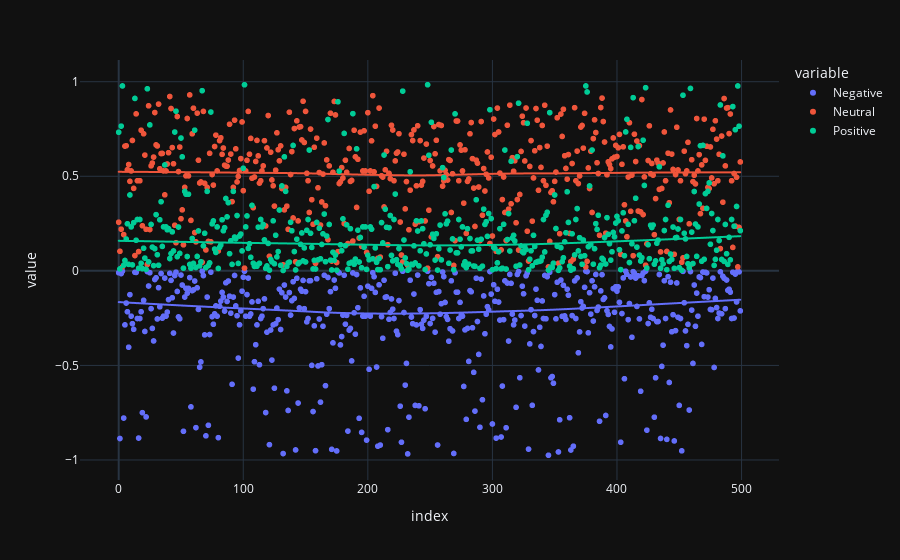

Notebook source saved alongside this figure:
### Code cell
import plotly.express as px


fig = px.scatter(df, y=['Negative','Neutral','Positive'],template = "plotly_dark",trendline="lowess")
fig.show()

### Figure 1 — Plotly figure (JSON) as saved in the notebook; plotly's stock layout.template omitted (floating-point values rounded to 4 significant figures; data arrays with more than 128 entries replaced by an {"elided": "..."} marker saying what was removed)
{"data": [{"hovertemplate": "variable=Negative<br>index=%{x}<br>value=%{y}<extra></extra>", "legendgroup": "Negative", "marker": {"color": "#636efa", "symbol": "circle"}, "mode": "markers", "name": "Negative", "showlegend": true, "type": "scattergl", "x": {"elided": "500 int values"}, "xaxis": "x", "y": {"elided": "500 float values"}, "yaxis": "y"}, {"hovertemplate": "<b>LOWESS trendline</b><br><br>variable=Negative<br>index=%{x}<br>value=%{y} <b>(trend)</b><extra></extra>", "legendgroup": "Negative", "marker": {"color": "#636efa", "symbol": "circle"}, "mode": "lines", "name": "Negative", "showlegend": false, "type": "scattergl", "x": {"elided": "500 int values"}, "xaxis": "x", "y": {"elided": "500 float values"}, "yaxis": "y"}, {"hovertemplate": "variable=Neutral<br>index=%{x}<br>value=%{y}<extra></extra>", "legendgroup": "Neutral", "marker": {"color": "#EF553B", "symbol": "circle"}, "mode": "markers", "name": "Neutral", "showlegend": true, "type": "scattergl", "x": {"elided": "500 int values"}, "xaxis": "x", "y": {"elided": "500 float values"}, "yaxis": "y"}, {"hovertemplate": "<b>LOWESS trendline</b><br><br>variable=Neutral<br>index=%{x}<br>value=%{y} <b>(trend)</b><extra></extra>", "legendgroup": "Neutral", "marker": {"color": "#EF553B", "symbol": "circle"}, "mode": "lines", "name": "Neutral", "showlegend": false, "type": "scattergl", "x": {"elided": "500 int values"}, "xaxis": "x", "y": {"elided": "500 float values"}, "yaxis": "y"}, {"hovertemplate": "variable=Positive<br>index=%{x}<br>value=%{y}<extra></extra>", "legendgroup": "Positive", "marker": {"color": "#00cc96", "symbol": "circle"}, "mode": "markers", "name": "Positive", "showlegend": true, "type": "scattergl", "x": {"elided": "500 int values"}, "xaxis": "x", "y": {"elided": "500 float values"}, "yaxis": "y"}, {"hovertemplate": "<b>LOWESS trendline</b><br><br>variable=Positive<br>index=%{x}<br>value=%{y} <b>(trend)</b><extra></extra>", "legendgroup": "Positive", "marker": {"color": "#00cc96", "symbol": "circle"}, "mode": "lines", "name": "Positive", "showlegend": false, "type": "scattergl", "x": {"elided": "500 int values"}, "xaxis": "x", "y": {"elided": "500 float values"}, "yaxis": "y"}], "layout": {"legend": {"title": {"text": "variable"}, "tracegroupgap": 0}, "margin": {"t": 60}, "xaxis": {"anchor": "y", "domain": [0, 1], "title": {"text": "index"}}, "yaxis": {"anchor": "x", "domain": [0, 1], "title": {"text": "value"}}}}
